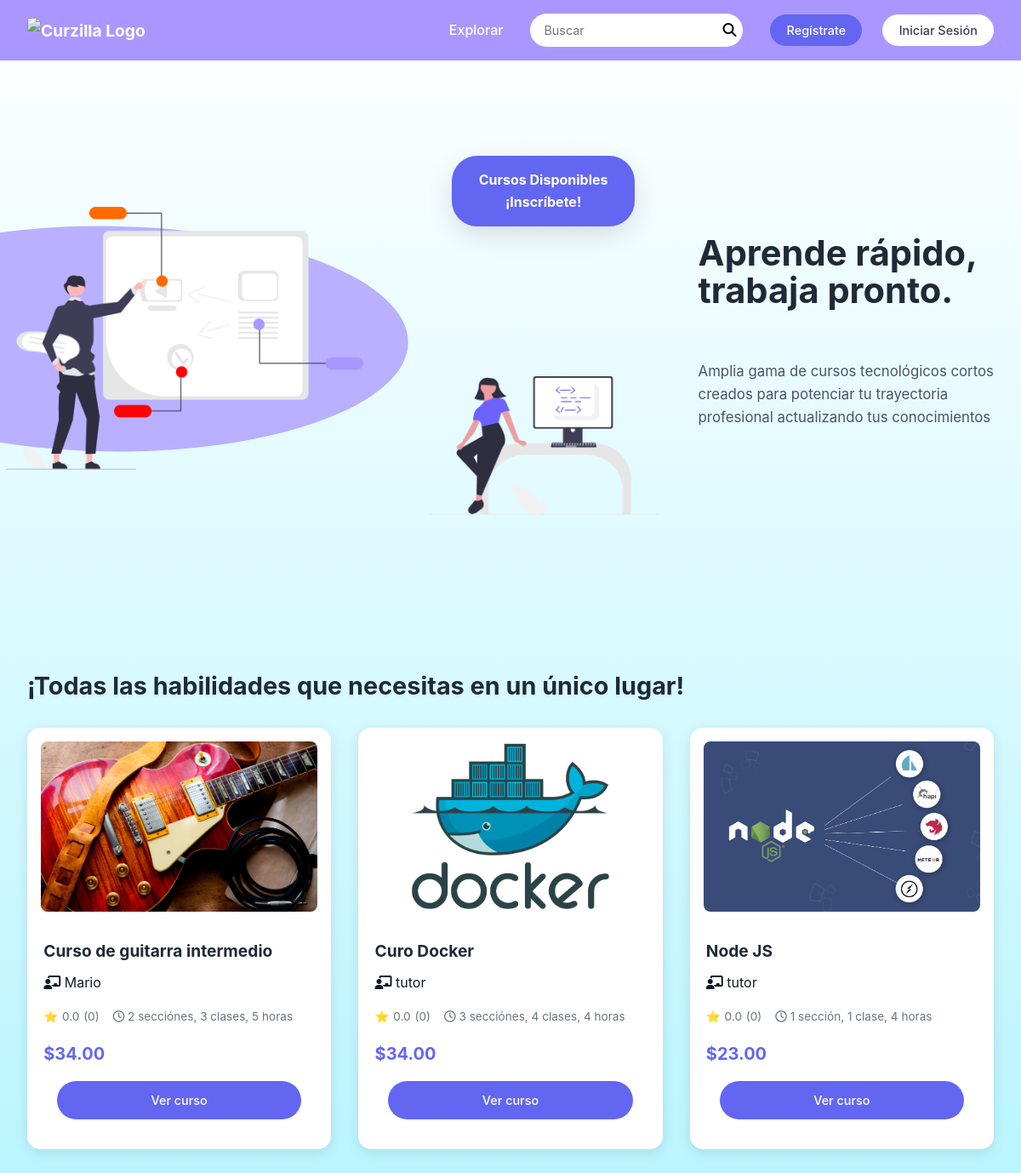
Before: / with the older database file.
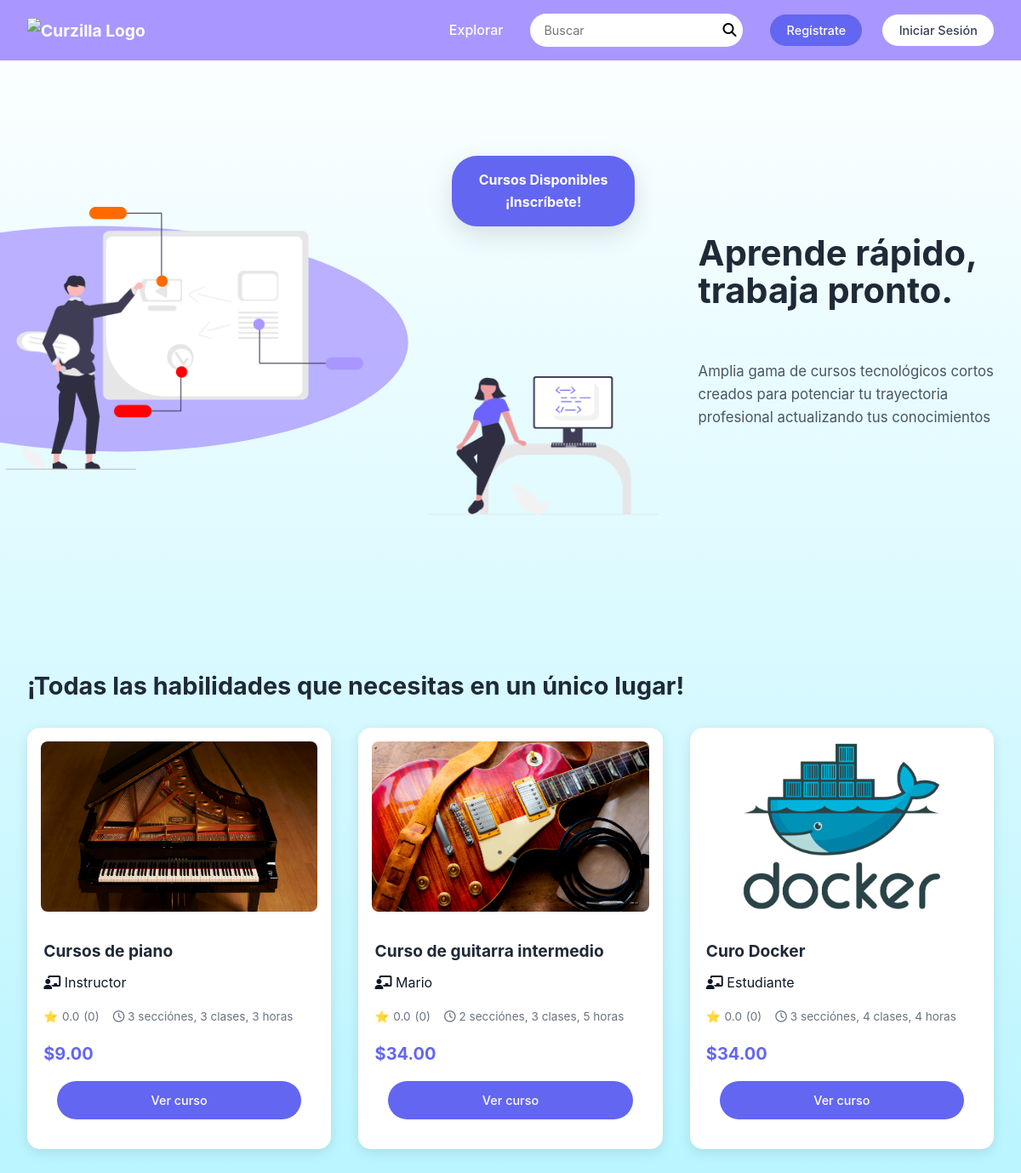
After: the same page with the newer database file.
### tables this page shows
CREATE TABLE `cursos` (
  `id_curso` int(11) NOT NULL,
  `id_instructor` int(11) NOT NULL,
  `titulo` varchar(150) NOT NULL,
  `slug` varchar(170) NOT NULL,
  `portada` varchar(255) DEFAULT NULL,
  `descripcion` text NOT NULL,
  `duracion` varchar(50) DEFAULT NULL,
  `modalidad` enum('PRESENCIAL','VIRTUAL','HIBRIDA') NOT NULL DEFAULT 'VIRTUAL',
  `precio` decimal(10,2) NOT NULL DEFAULT 0.00,
  `fecha_inicio` date DEFAULT NULL,
  `cupos` int(11) NOT NULL DEFAULT 0,
  `estado` enum('BORRADOR','PENDIENTE','PUBLICADO','ARCHIVADO') NOT NULL DEFAULT 'BORRADOR',
  `creado_en` datetime NOT NULL DEFAULT current_timestamp(),
  `actualizado_en` datetime NOT NULL DEFAULT current_timestamp(),
  `id_categoria` int(11) DEFAULT NULL
);

CREATE TABLE `usuarios` (
  `id_usuario` int(11) NOT NULL,
  `nombre_completo` varchar(100) NOT NULL,
  `correo` varchar(150) NOT NULL,
  `contrasena_hash` varchar(255) NOT NULL,
  `estado` enum('ACTIVO','INACTIVO') NOT NULL DEFAULT 'ACTIVO',
  `creado_en` datetime NOT NULL DEFAULT current_timestamp(),
  `actualizado_en` datetime NOT NULL DEFAULT current_timestamp()
);

### models/Curso.php (called while the page is built, shortened)
<?php
class Curso {
    private $pdo;
    public function __construct($pdo) {
        $this->pdo = $pdo;
    }
    public function obtenerUltimos($limit = 10) {
        $sql = "SELECT c.*, u.nombre_completo as instructor, cat.nombre as categoria,
                       COUNT(i.id_inscripcion) as total_inscritos,
                       AVG(r.calificacion) as promedio_calificacion,
                       COUNT(r.id_resena) as total_resenas
                FROM cursos c
                JOIN usuarios u ON c.id_instructor = u.id_usuario
                LEFT JOIN categorias cat ON c.id_categoria = cat.id_categoria
                LEFT JOIN inscripciones i ON c.id_curso = i.id_curso
                LEFT JOIN resenas r ON c.id_curso = r.id_curso
                WHERE c.estado = 'PUBLICADO'
                GROUP BY c.id_curso
                ORDER BY c.creado_en DESC
                LIMIT :limit";
        $stmt = $this->pdo->prepare($sql);
        $stmt->bindParam(':limit', $limit, PDO::PARAM_INT);
        $stmt->execute();
        return $stmt->fetchAll(PDO::FETCH_ASSOC);
    }
}
?>

### public/index.php (the view, shortened to what this page needs)
<?php
require_once __DIR__ . '/../models/Curso.php';
$pdo = Database::getInstance();
$cursoModel = new Curso($pdo);
$ultimosCursos = $cursoModel->obtenerUltimos(3);
?>
<header class="hero">
    <div class="hero-background">
    </div>
    <div class="hero-content">
        <div class="hero-left">
            <img src="/portal_cursos/public/assets/img/placeholders/Group 4.png" alt="A person pointing at a diagram with charts and graphs.">
        </div>
        <div class="hero-center">
            <div class="course-bubble">
                Cursos Disponibles<br>
                ¡Inscríbete!
            </div>
            <div class="hero-girl">
                <img src="/portal_cursos/public/assets/img/placeholders/Group.png" alt="A person programming on a laptop.">
            </div>
        </div>
        <div class="hero-right">
            <div class="hero-title">
                <h1>Aprende rápido, trabaja pronto.</h1>
            </div>
            <p>Amplia gama de cursos tecnológicos cortos creados para potenciar tu trayectoria profesional actualizando tus conocimientos</p>
        </div>
    </div>
</header>
<main>
    <section class="courses-section">
        <h2 class="courses-title">¡Todas las habilidades que necesitas en un único lugar!</h2>
        <div class="courses-grid">
            <?php if (empty($ultimosCursos)): ?>
                <div class="no-courses">
                    <p>No hay cursos disponibles en este momento.</p>
                    <p>¡Pronto tendremos nuevos cursos para ti!</p>
                </div>
            <?php else: ?>
                <?php foreach ($ultimosCursos as $curso): ?>
                    <article class="course-card">
                        <a href="/portal_cursos/views/courses/detalle_curso.php?id=<?= $curso['id_curso'] ?>" class="course-link">
                            <img
                                src="<?= !empty($curso['portada']) ? htmlspecialchars($curso['portada']) : '/portal_cursos/public/assets/img/placeholders/course-default.png' ?>"
                                alt="<?= htmlspecialchars($curso['titulo']) ?>"
                                class="course-image"
                                onerror="this.src='/portal_cursos/public/assets/img/placeholders/course-default.png'"
                            >
                        </a>
                        <div class="course-content">
                            <h3 class="course-title">
                                <a href="/portal_cursos/views/courses/detalle_curso.php?id=<?= $curso['id_curso'] ?>">
                                    <?= htmlspecialchars($curso['titulo']) ?>
                                </a>
                            </h3>
                            <p class="course-instructor">
                                <i class="fa-solid fa-chalkboard-user"></i>
                                <?= htmlspecialchars($curso['instructor'] ?? 'Instructor no asignado') ?>
                            </p>
                            <footer class="course-stats">
                                <div class="rating">
                                    <span class="star" aria-hidden="true">⭐</span>
                                    <span class="rating-value"><?= number_format($curso['promedio_calificacion'] ?? 0, 1) ?></span>
                                    <span class="rating-count">
                                        (<?php
                                        $totalResenas = $curso['total_resenas'] ?? 0;
                                        if ($totalResenas >= 1000) {
                                            echo number_format($totalResenas / 1000, 1) . 'K';
                                        } else {
                                            echo $totalResenas;
                                        }
                                        ?>)
                                    </span>
                                </div>
                                <?php if (!empty($curso['duracion'])): ?>
                                    <span class="course-duration">
                                        <i class="fa-regular fa-clock"></i>
                                        <?= htmlspecialchars($curso['duracion']) ?>
                                    </span>
                                <?php endif; ?>
                            </footer>
                            <div class="course-footer">
                                <div class="course-price">
                                    <?php if (($curso['precio'] ?? 0) > 0): ?>
                                        <span class="price">$<?= number_format($curso['precio'] ?? 0, 2) ?></span>
                                    <?php else: ?>
                                        <span class="price free">Gratis</span>
                                    <?php endif; ?>
                                </div>
                                <a href="/portal_cursos/views/courses/detalle_curso.php?id=<?= $curso['id_curso'] ?>" class="btn btn-primary">
                                    Ver curso
                                </a>
                            </div>
                        </div>
                    </article>
                <?php endforeach; ?>
            <?php endif; ?>
        </div>
    </section>
</main>
<?php
$content = ob_get_clean();
include __DIR__ . '/../views/layouts/layout.php';
?>

### views/layouts/layout.php (shortened to what this page needs)
<!DOCTYPE html>
<html lang="es">
<head>
    <link href="https://cdn.jsdelivr.net/npm/bootstrap@5.3.3/dist/css/bootstrap.min.css" rel="stylesheet">
    <link rel="stylesheet" href="https://cdnjs.cloudflare.com/ajax/libs/font-awesome/6.5.0/css/all.min.css">
    <link rel="stylesheet" href="/portal_cursos/public/assets/css/curzilla.css?v=<?php echo time(); ?>">
    <link rel="stylesheet" href="/portal_cursos/public/assets/css/styles.css?v=<?php echo time(); ?>">
    <link rel="stylesheet" href="/portal_cursos/public/assets/css/crearCurso.css?v=<?php echo time(); ?>">
    <link rel="stylesheet" href="//cdn.jsdelivr.net/npm/alertifyjs@1.13.1/build/css/alertify.min.css"/>
    <link rel="stylesheet" href="//cdn.jsdelivr.net/npm/alertifyjs@1.13.1/build/css/themes/default.min.css"/>
</head>
<body>
<header class="header">
    <div class="logo">
        <a href="/portal_cursos/public/index.php">
            <img src="https://hebbkx1anhila5yf.public.blob.vercel-storage.com/image-g55lksb0cwSrjGGG1q02lKfSWJACu1.png" alt="Curzilla Logo">
        </a>
    </div>
    <nav class="nav-container" id="nav-container">
        <div class="nav-center">
            <a href="/portal_cursos/views/courses/explorar.php" class="nav-link">Explorar</a>
            <form role="search" class="search-container">
                <input type="search" id="search" class="search-input" placeholder="Buscar">
                <button type="submit" class="search-btn" aria-label="Buscar"><i class="fa-solid fa-magnifying-glass"></i></button>
            </form>
        </div>
        <div class="nav-right user-menu">
            <?php if (isset($_SESSION['user_id'])): ?>
                <span class="user-name"><i class="fa-solid fa-circle-user"></i><?php echo htmlspecialchars($_SESSION['user_nombre']); ?></span>
                <a href="/portal_cursos/public/auth_handler.php?action=logout" class="btn btn-secondary">Cerrar Sesión</a>
            <?php else: ?>
                <a href="/portal_cursos/views/auth/registro.php" class="btn btn-primary">Regístrate</a>
                <a href="/portal_cursos/views/auth/login.php" class="btn btn-secondary">Iniciar Sesión</a>
            <?php endif; ?>
        </div>
    </nav>
</header>
<main>
    <?php echo $content; ?>
</main>
</body>
</html>

### public/assets/css/styles.css (style rules this page uses)
* { margin: 0; padding: 0; box-sizing: border-box; }
a { text-decoration: none; color: inherit; }
body { font-family: -apple-system, BlinkMacSystemFont, 'Segoe UI', Roboto, sans-serif; background: linear-gradient(180deg, #ffffff 0%, #b9f5ff 100%); min-height: 100vh; color: #1f2937; }
.header { display: flex; align-items: center; justify-content: space-between; padding: 1rem 2rem; background: #a997ff; position: relative; }
.logo { display: flex; align-items: center; gap: 0.5rem; font-size: 1.2rem; font-weight: bold; color: white; }
.logo img { height: 40px; width: auto; object-fit: contain; }
.nav-container { display: flex; align-items: center; gap: 2rem; }
.nav-center { display: flex; align-items: center; gap: 2rem; }
.nav-link { color: white; text-decoration: none; font-weight: 500; transition: opacity 0.3s; }
.search-container { position: relative; }
.search-input { padding: 0.5rem 2.5rem 0.5rem 1rem; border: none; border-radius: 25px; width: 250px; background: white; font-size: 0.9rem; }
.search-btn { position: absolute; right: 8px; top: 50%; transform: translateY(-50%); background: none; border: none; cursor: pointer; font-size: 1rem; }
.nav-right { display: flex; align-items: center; gap: 1.5rem; }
.btn { padding: 0.5rem 1.2rem; border: none; border-radius: 25px; cursor: pointer; font-weight: 500; font-size: 0.9rem; transition: all 0.3s; }
.btn-primary { background: #6366f1; color: white; }
.btn-secondary { background: white; color: #374151; }
.hero { position: relative; padding: 4rem 2rem; margin: 3rem 0 4rem 0; overflow: hidden; }
.hero-background { position: absolute; top: 50%; left: 0; transform: translateY(-50%); width: 40%; }
.hero-right h1 { color: #1f2937; }
.hero-content { position: relative; max-width: 1200px; margin: 0 auto; display: grid; grid-template-columns: 1.1fr auto 0.9fr; align-items: center; gap: 2rem; z-index: 2; }
.hero-left { display: flex; justify-content: flex-start; align-items: center; }
.hero-left img { max-width: 420px; width: 100%; height: auto; transform: translateX(-6%); }
.hero-center { text-align: center; }
.course-bubble { background: #6366f1; color: white; padding: 1rem 2rem; border-radius: 30px; font-weight: bold; text-align: center; box-shadow: 0 10px 30px rgba(0,0,0,0.12); width: max-content; margin: 0 auto 1rem; }
.hero-girl { position: relative; display: inline-block; width: 300px; max-width: 90%; margin-top: 10rem; }
.hero-girl img { width: 100%; height: auto; object-fit: cover; display:block; }
.hero-right { color: #1f2937; display:flex; flex-direction:column; gap:1rem; }
.hero-title { display:flex; align-items:center; gap:1.25rem; margin-bottom:1rem; }
.hero-right h1 { font-size:2.6rem; font-weight:bold; line-height:1.05; }
.hero-right p { font-size:1.05rem; line-height:1.6; color:#4b5563; margin-top:0.25rem; }
.courses-section { padding: 3rem 2rem; }
.courses-title { text-align: left; color: #1f2937; font-size:1.8rem; font-weight:bold; margin-bottom:2rem; max-width:1200px; margin-left:auto; margin-right:auto; }
.courses-grid { display:grid; grid-template-columns: repeat(3,1fr); gap:2rem; max-width:1200px; margin:0 auto; }
.course-card { background:white; border-radius:15px; overflow:hidden; box-shadow:0 4px 15px rgba(0,0,0,0.1); transition: transform 0.3s; }
.course-image { width: calc(100% - 2rem); height:200px; object-fit:cover; display:block; margin:1rem; border-radius:8px; }
.course-card .btn { width:90%; display:block; margin:1rem auto; padding:0.75rem 1.2rem; text-align:center; }
.course-content { padding:1.2rem; }
.course-title { font-size:1.2rem; font-weight:bold; margin-bottom:0.8rem; color:#1f2937; }
.course-stats { display:flex; align-items:center; gap:1rem; color:#6b7280; font-size:0.85rem; }
.rating { display:flex; align-items:center; gap:0.3rem; }
.star { color:#fbbf24; }
.course-price { font-size:1.25rem; font-weight:bold; color:#6366f1; margin:1rem 0; }
.hero-title { color: #ffffff; font-size: 2.25rem; font-weight: bold; margin-bottom: 2rem; }

Changed rows visible on the page:
no longer on this page (row unchanged): cursos: portada (picture), titulo "Node JS", id_instructor.nombre_completo "tutor", promedio_calificacion "0.0", totalResenas "0", duracion "1 sección, 1 clase, 4 horas", precio "23.00"
added cursos: portada (picture), titulo "Cursos de piano", id_instructor.nombre_completo "Instructor", promedio_calificacion "0.0", totalResenas "0", duracion "3 secciónes, 3 clases, 3 horas", precio "9.00"
changed through a linked row, cursos "Curo Docker": id_instructor.nombre_completo "tutor" → "Estudiante"
